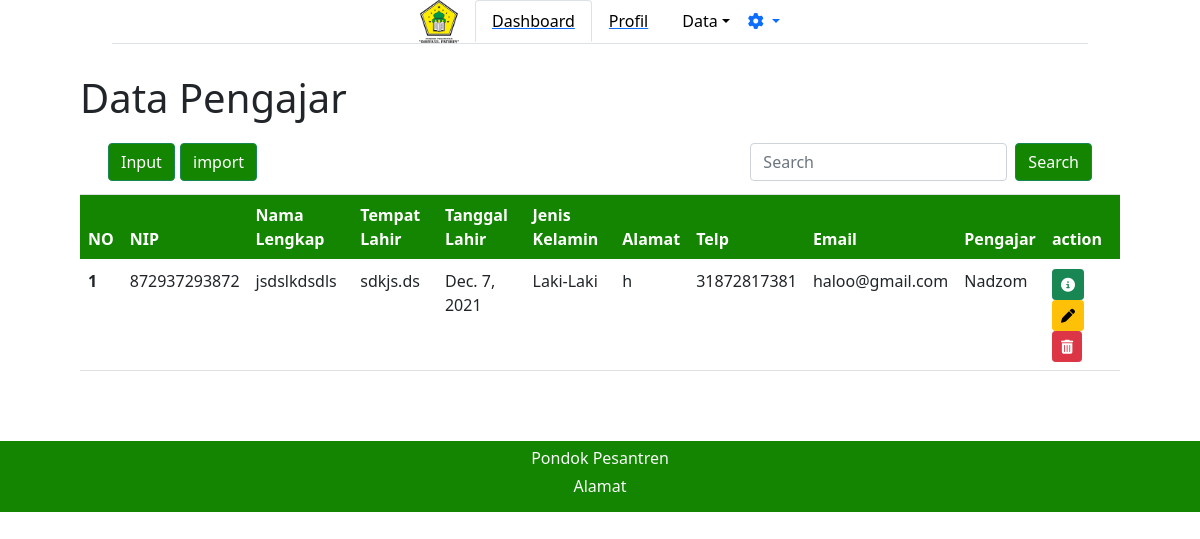
/adminpondok/datapengajar/, run on an earlier commit of the app's database.
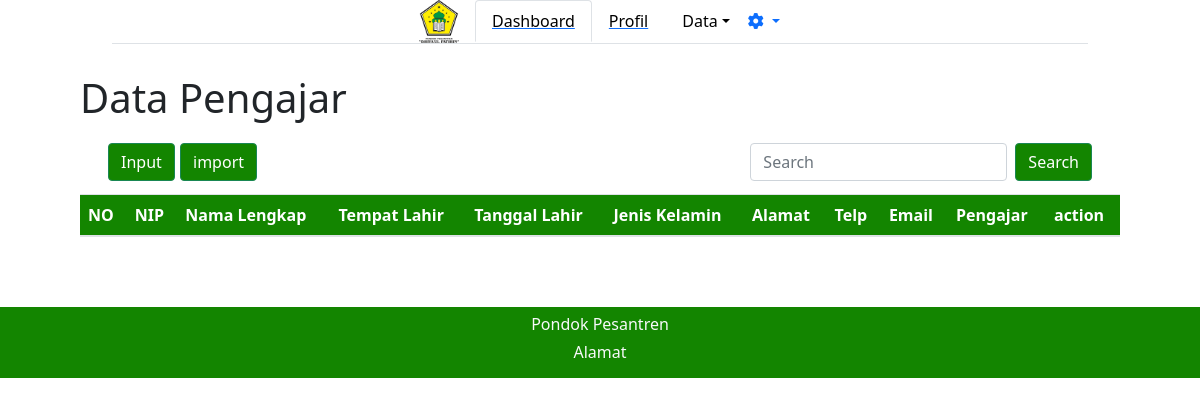
And on a later commit of the database.
### adminpondok/models.py (models this page shows)
class Pengajar(models.Model):
    kelamin = [
        ('Laki-Laki', 'Laki-Laki'),
        ('Perempuan', 'Perempuan'),
    ]
    NIP = models.IntegerField()
    nama_pengajar = models.CharField(max_length=30)
    tempat_lahir = models.CharField(max_length=20)
    tanggal_lahir = models.DateField()
    jk = models.CharField(max_length=9, choices=kelamin, default='')
    almt = models.TextField(default='')
    telp = models.IntegerField(default=0)
    email = models.CharField(default='', max_length=20)
    pngjr = models.CharField(max_length=10, default='')

### adminpondok/views.py (the view, shortened to what this page needs)
# urls.py: path('datapengajar/', views.datapengajar),
def datapengajar(req):
    pengajar = models.Pengajar.objects.all()
    return render(req, 'adminpondok/datapengajar.html', {
        'data': pengajar,
    })

### adminpondok/templates/adminpondok/datapengajar.html (shortened to what this page needs)
{% extends "adminpondok/base.html" %}
{% block content %}
<h1>Data Pengajar</h1>
<nav class="navbar navbar-light bg-white">
    <div class="container-fluid">
        <a class="navbar-brand">
            <button type="button" class="btn btn-success" data-bs-toggle="modal" data-bs-target="#staticBackdrop" style="background-color: #138500;">
                Input
            </button>
            <button type="button" class="btn btn-success" style="background-color: #138500;">
                import
            </button>
            </a>
            <form class="d-flex">
                <input class="form-control me-2" type="search" placeholder="Search" aria-label="Search">
                <button class="btn btn-success" style="background-color:#138500 ;" type="submit">Search</button>
            </form>
        </div>
    </nav>
</div>
<table class="table">
    <thead>
        <tr style="background-color: #138500; color: #FFFFFF ;">
            <th scope="col">NO</th>
            <th scope="col">NIP</th>
            <th scope="col">Nama Lengkap</th>
            <th scope="col">Tempat Lahir</th>
            <th scope="col">Tanggal Lahir</th>
            <th scope="col">Jenis Kelamin</th>
            <th scope="col">Alamat</th>
            <th scope="col">Telp</th>
            <th scope="col">Email</th>
            <th scope="col">Pengajar</th>
            <th scope="col">action</th>
        </tr>
    </thead>
    {% for d in data %}
    <tbody>
        <tr>
            <th scope="row">{{ forloop.counter }}</th>
            <td>{{d.NIP}}</td>
            <td>{{d.nama_pengajar}}</td>
            <td>{{d.tempat_lahir}}</td>
            <td>{{d.tanggal_lahir}}</td>
            <td>{{d.jk}}</td>
            <td>{{d.almt}}</td>
            <td>{{d.telp}}</td>
            <td>{{d.email}}</td>
            <td>{{d.pngjr}}</td>
            <td>
                <a class="btn btn-sm btn-success" href="/{{d.id}}/detail"><i class="fas fa-info-circle"></i></a>
                <a class="btn btn-sm btn-warning" data-bs-toggle="modal" data-bs-target="#update"
                    href="/adminpondok/dataapengajar/{{d.id}}/updatepengajar"><i class="fas fa-pen"></i></a>
                <a class="btn btn-sm btn-danger" href="/adminpondok/datapengajar/{{d.id}}/deletepengajar"><i class="fas fa-trash-alt"></i></a>
            </td>
        </tr>
    </tbody>
    {% endfor %}
</table>
</div>
{% endblock %}

What changed in the data, as far as the page shows it:
removed Pengajar: NIP "872937293872", nama_pengajar "jsdslkdsdls", tempat_lahir "sdkjs.ds", tanggal_lahir "Dec. 7, 2021", jk "Laki-Laki", almt "h", telp "31872817381", email "haloo@gmail.com", pngjr "Nadzom"
